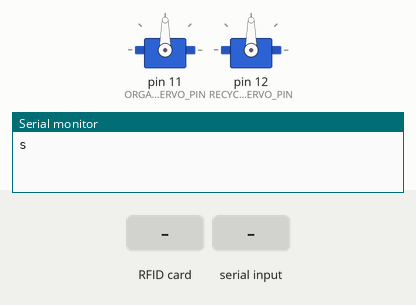
This sketch was run on a simulated Arduino Uno, built with avr-gcc and run on an emulated ATmega328P. On the bench: 2 × servo, the last lines printed to the serial monitor. Inputs (shaded band) come from the test bench.

Above: at 1.3 s.
1.4 s: RFID card 5E 7A 19 C4 held to the reader
2.9 s: "1" received over Serial
At 3.9 s:
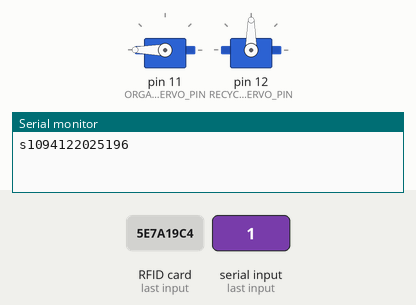
Timing chart, 0 to 6.4 s (numbered marks = the images above; inputs shaded):
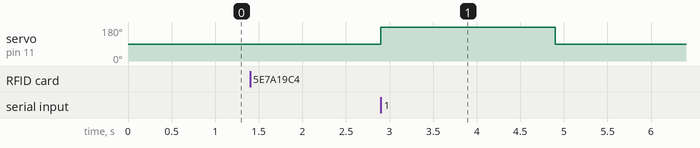

The sketch:

eco_logica.ino
```cpp
#include <Arduino.h>
#include <SPI.h>
#include <MFRC522.h>
#include<Servo.h>
#define ORGANIC_SERVO_PIN 11
#define RECYCLABLE_SERVO_PIN 12
#define SS_PIN_1 10
#define SS_PIN_2 8
#define RST_PIN 9

MFRC522 rfid1(SS_PIN_1, RST_PIN);
MFRC522 rfid2(SS_PIN_2, RST_PIN);
Servo organicServo;
Servo recyclableServo;

void setup() {
  Serial.begin(9600);
  SPI.begin();
  rfid1.PCD_Init();
  rfid2.PCD_Init();

  organicServo.attach(ORGANIC_SERVO_PIN);
  recyclableServo.attach(RECYCLABLE_SERVO_PIN);

  while (!Serial) { ; }
  while (Serial.available()) {
    Serial.read();
  }
  Serial.write('s');
}

void loop() {
  RFID(rfid1, 1); //ORGANIC
  RFID(rfid2, 2); //RECYCLABLE
}

void RFID(MFRC522 &rfid, int sensorNumber) {
  if (!rfid.PICC_IsNewCardPresent()) {
    return; // No new card
  }

  if (!rfid.PICC_ReadCardSerial()) {
    return; // Could not read card
  }

  String uidString = "";
  for (byte i = 0; i < rfid.uid.size; i++) {
    if (rfid.uid.uidByte[i] < 10) {
      uidString += "00";
    } else if (rfid.uid.uidByte[i] < 100) {
      uidString += "0";
    }
    uidString += String(rfid.uid.uidByte[i]);
  }

  Serial.print(String(sensorNumber) + uidString);

  while (!Serial.available()) { ; }
  char servoSituation = Serial.read();

  if (servoSituation == '1') {
    if (sensorNumber == 1){
      organicServo.write(180);
      delay(2000);
      organicServo.write(90);
    } else{
      recyclableServo.write(180);
      delay(2000);
      recyclableServo.write(90);
  }} else {
    if (sensorNumber == 1){
      organicServo.write(0);
      delay(2000);
      organicServo.write(90);
    }
    else {
      recyclableServo.write(0);
      delay(2000);
      recyclableServo.write(90);
  }}
  rfid.PICC_HaltA();
}
```

Measured:
- after the input at 2.9 s, servo on pin 11 (ORGANIC_SERVO_PIN): 90° → 180° at once, → 90° 2.0 s later
